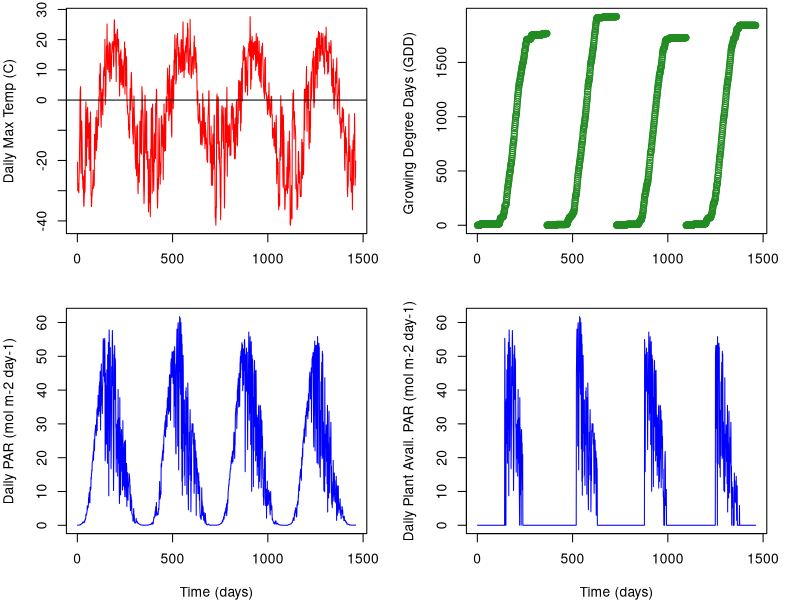
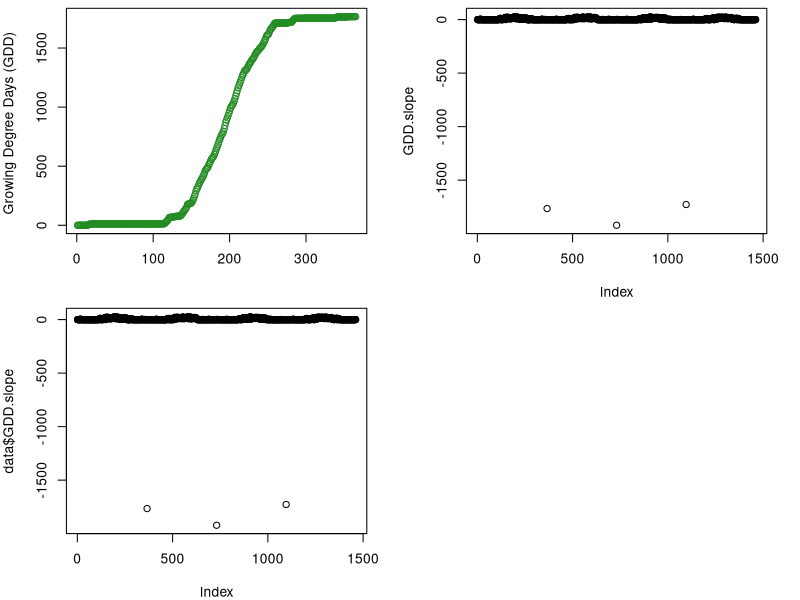
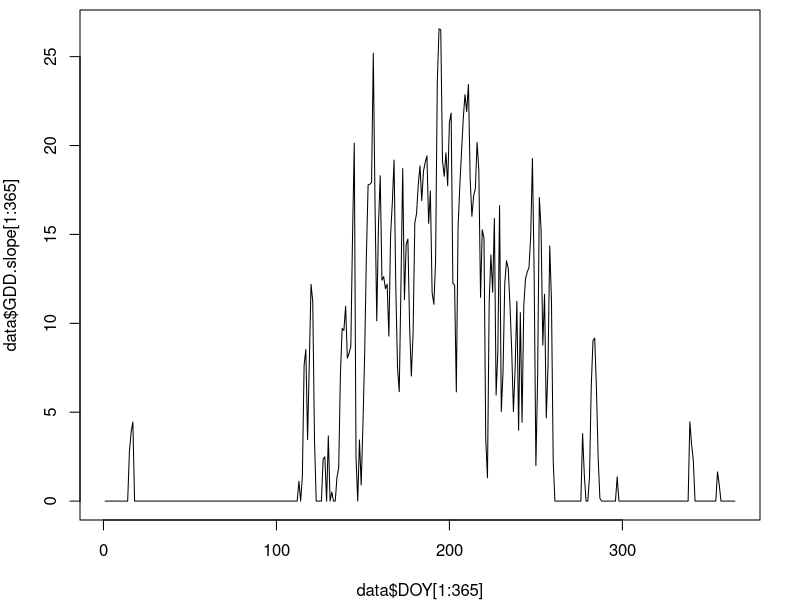
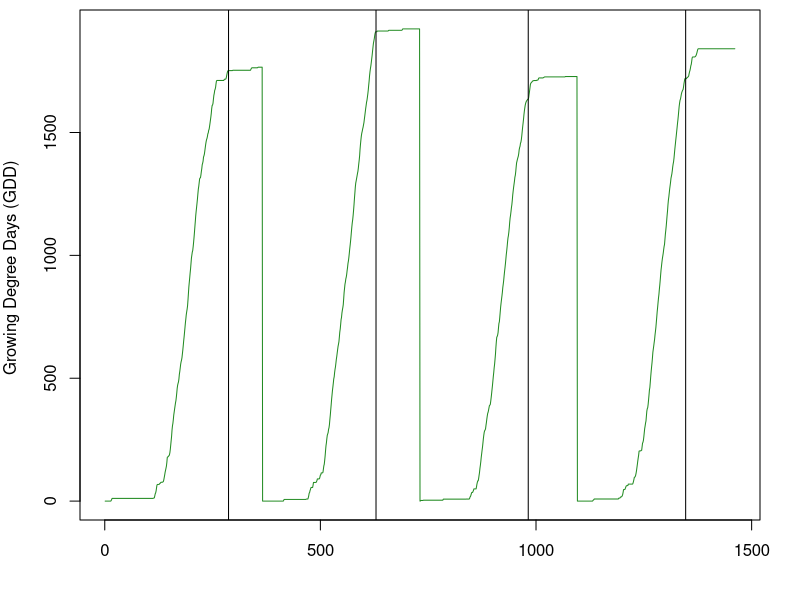
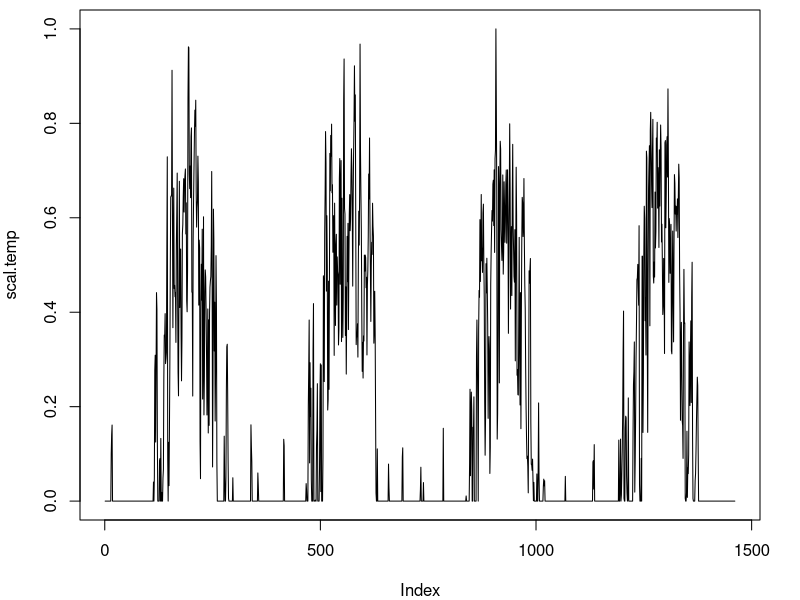
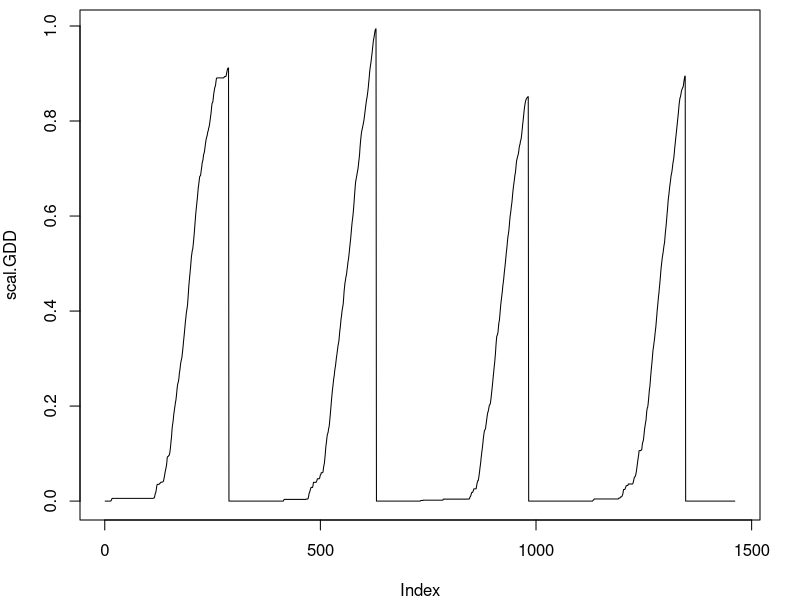
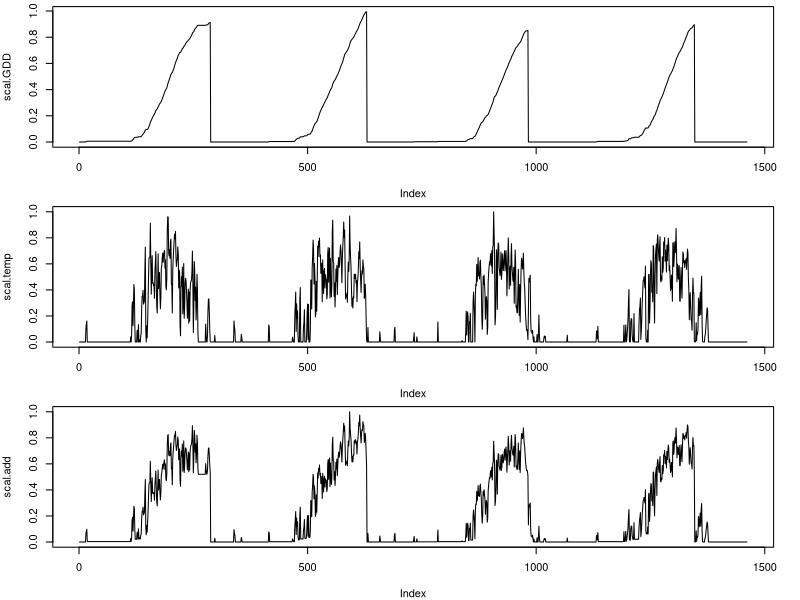

Reproduce these figures in R, in order.
############re-loading the data

#set working directory to C-N-model
data = read.csv("InputData_Processed.csv") #This is the "FluxData.csv" file, but with added calculations of GDD
head(data)


#subset for years of interest (2009-2012)
data=data[data$year!=2013,]
head(data)
tail(data)

#plot the data
par(mfrow=c(2,2), mar=c(4,4,0.5,2))
plot(data$Temp_ARF~data$time, type="l", ylab = "Daily Max Temp (C)", col="red", xlab="")
abline(h=0)
plot(data$GDD~data$time, ylab = "Growing Degree Days (GDD) ",  xlab="", col="forestgreen")
plot(data$PAR_ARF~data$time, type="l", ylab = "Daily PAR (mol m-2 day-1)", col="blue", xlab = "Time (days)")
plot(data$PAR_vis~data$time, type="l", ylab = "Daily Plant Avail. PAR (mol m-2 day-1)", col="blue", xlab = "Time (days)")


plot(data$GDD[1:365]~data$DOY[1:365], ylab = "Growing Degree Days (GDD) ",  xlab="", col="forestgreen")


GDD.slope = rep(0, length = length(data$GDD))
for (i in 2: length(data$GDD)){
  GDD.slope[i] = data$GDD[i] - data$GDD[i-1]
}

plot(GDD.slope) #this is really just temperature but for only positive values
data = cbind(data, GDD.slope=GDD.slope)
head(data)
plot(data$GDD.slope) #there are 4 points that need to be set to 0 because this is when we switch years
data$GDD.slope[data$time[which(data$GDD.slope == min(data$GDD.slope))]] = 0
data$GDD.slope[data$time[which(data$GDD.slope == min(data$GDD.slope))]] = 0
data$GDD.slope[data$time[which(data$GDD.slope == min(data$GDD.slope))]] = 0
data$time[which(data$GDD.slope == min(data$GDD.slope))]
par(mfrow=c(1,1), mar=c(4,4,0.5,2))
plot(data$DOY[1:365], data$GDD.slope[1:365], type="l")


#need to figure out which DOY was the day when GDDs level off
years = unique(data$year) #tells you which years we have data for 
delGDDmax.day = NA
DOY.sen.year = NA
for (i in 1: length(years)){
  year.i = years[i]
  data.year = subset(data, data$year==year.i)
  delGDDmax = data.year$DOY[which(data.year$DOY>182 & data.year$GDD.slope<1 & data.year$GDD.slope>0)]
  DOY.sen.year[i]=delGDDmax[1]
}
DOY.sen.year #looked at this data to determine cutoff point
num.days = c(365, 365, 365, 366)
DOY.sen = rep(c(DOY.sen.year), c(num.days))
data = data.frame(data, DOY.sen = DOY.sen)
head(data)
par(mfrow=c(1,1))
plot(data$GDD~data$time, type="l", ylab = "Growing Degree Days (GDD) ",  xlab="", col="forestgreen")
abline(v=c(DOY.sen.year+c(0,365,365+365,365+365+366)))

#create a smoothed temperature scalar for LAI
#average of current sample, 7 future samples, and 7 past samples
#filt=rep(1/15,15)
#GDDslope.sm = filter(data$GDD.slope, filt, sides=2)
#is.na(GDDslope.sm) #the last 20 samples are NA
#GDDslope.sm[is.na(GDDslope.sm)]=0 #set these to zero
#plot(data$GDD.slope, type="l")
#lines(GDDslope.sm, col="red", lwd="3")

#scal.temp.sm=NULL
#for (i in 1:length(GDDslope.sm)){
#  scal.temp.sm[i] = (GDDslope.sm[i] - min(GDDslope.sm))/(max(GDDslope.sm)-min(GDDslope.sm)) #growing degree day scalar
#}
#plot(scal.temp.sm, type="l")

#GDD slope is equal to positive temperatures, use that to calculate temperature scalar
scal.temp=NULL
for (i in 1:length(data$GDD.slope)){
  scal.temp[i] = (data$GDD.slope[i] - min(data$GDD.slope))/(max(data$GDD.slope)-min(data$GDD.slope)) #growing degree day scalar
}
plot(scal.temp, type="l")


scal.GDD=NULL
for (i in 1:length(data$GDD)){
  scal.GDD[i] = (data$GDD[i] - min(data$GDD))/(max(data$GDD)-min(data$GDD)) #growing degree day scalar
  if(data$DOY[i]>data$DOY.sen[i]){
   scal.GDD[i]=0
  }
}
plot(scal.GDD, type="l")

#what if we add the GDD scalar and the smoothed temp scalar together?
scal.new = scal.temp+scal.GDD
#rescale to 1
scal.add=NULL
for (i in 1:length(scal.new)){
  scal.add[i] = (scal.new[i] - min(scal.new))/(max(scal.new)-min(scal.new)) #growing degree day scalar
}

par(mfrow=c(3,1), mar=c(4,4,0.5,2))
plot(scal.GDD, type="l")
plot(scal.temp, type="l")
plot(scal.add, type="l")

#make into functions so that it will be continuous in the model
Temp.d1 <- approxfun(x=data$time, y=data$Temp_ARF, method="linear", rule=2)
PAR.d1 <- approxfun(x=data$time, y=data$PAR_vis, method="linear", rule=2)
scalGDD.d1 <- approxfun(x=data$time, y=scal.GDD, method="linear", rule=2)
scaladd.d1 <- approxfun(x=data$time, y=scal.add, method="linear", rule=2)
DOY.d1 <- approxfun(x=data$time, y=data$DOY, method="linear", rule=2)
DOYsen.d1 <- approxfun(x=data$time, y=data$DOY.sen, method="linear", rule=2)
Year.d1 <- approxfun(x=data$time, y=data$year, method="linear", rule=2)
